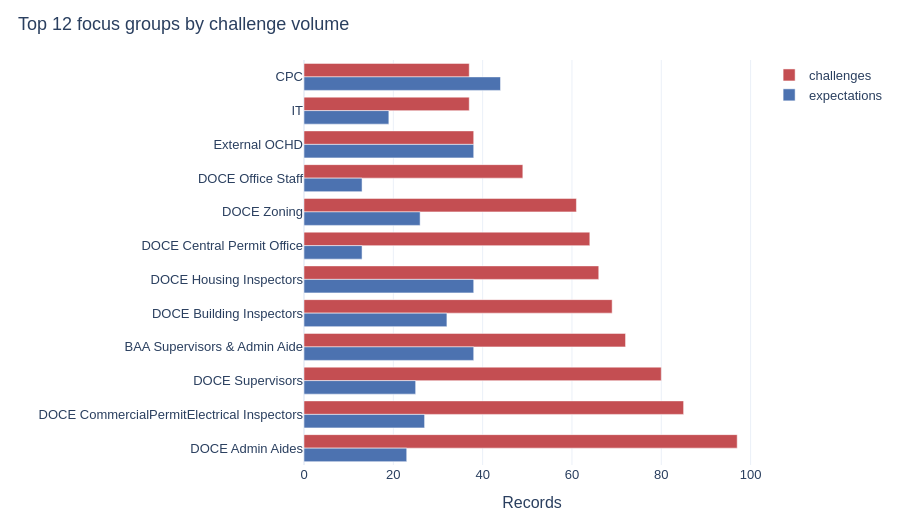

Here is the notebook cell this chart was saved with:
### Code cell
top_n = 12
group_totals = (
    challenges.groupby("focus_group", as_index=False)
    .size()
    .rename(columns={"size": "challenges"})
    .sort_values("challenges", ascending=False)
    .head(top_n)
)
exp_totals = (
    expectations.groupby("focus_group", as_index=False)
    .size()
    .rename(columns={"size": "expectations"})
)
group_cmp = group_totals.merge(exp_totals, on="focus_group", how="left").fillna(0)
group_long = group_cmp.melt(
    id_vars="focus_group",
    value_vars=["challenges", "expectations"],
    var_name="kind",
    value_name="count",
)

fig = px.bar(
    group_long,
    y="focus_group",
    x="count",
    color="kind",
    barmode="group",
    orientation="h",
    title=f"Top {top_n} focus groups by challenge volume",
    color_discrete_map={"challenges": "#C44E52", "expectations": "#4C72B0"},
    category_orders={
        "focus_group": group_totals["focus_group"].tolist(),
        "kind": ["challenges", "expectations"],
    },
)
fig.update_layout(
    xaxis_title="Records",
    yaxis_title="",
    height=520,
    legend_title="",
    yaxis=dict(autorange="reversed"),
)
show(fig, "top_focus_groups")

### Figure 1 — Plotly figure (JSON) as saved in the notebook; plotly's stock layout.template omitted (floating-point values rounded to 4 significant figures)
{"data": [{"alignmentgroup": "True", "hovertemplate": "kind=challenges<br>count=%{x}<br>focus_group=%{y}<extra></extra>", "legendgroup": "challenges", "marker": {"color": "#C44E52", "pattern": {"shape": ""}}, "name": "challenges", "offsetgroup": "challenges", "orientation": "h", "showlegend": true, "textposition": "auto", "type": "bar", "x": [97, 85, 80, 72, 69, 66, 64, 61, 49, 38, 37, 37], "xaxis": "x", "y": ["DOCE Admin Aides", "DOCE CommercialPermitElectrical Inspectors", "DOCE Supervisors", "BAA Supervisors & Admin Aide", "DOCE Building Inspectors", "DOCE Housing Inspectors", "DOCE Central Permit Office", "DOCE Zoning", "DOCE Office Staff", "External OCHD", "IT", "CPC"], "yaxis": "y"}, {"alignmentgroup": "True", "hovertemplate": "kind=expectations<br>count=%{x}<br>focus_group=%{y}<extra></extra>", "legendgroup": "expectations", "marker": {"color": "#4C72B0", "pattern": {"shape": ""}}, "name": "expectations", "offsetgroup": "expectations", "orientation": "h", "showlegend": true, "textposition": "auto", "type": "bar", "x": [23, 27, 25, 38, 32, 38, 13, 26, 13, 38, 19, 44], "xaxis": "x", "y": ["DOCE Admin Aides", "DOCE CommercialPermitElectrical Inspectors", "DOCE Supervisors", "BAA Supervisors & Admin Aide", "DOCE Building Inspectors", "DOCE Housing Inspectors", "DOCE Central Permit Office", "DOCE Zoning", "DOCE Office Staff", "External OCHD", "IT", "CPC"], "yaxis": "y"}], "layout": {"barmode": "group", "font": {"family": "IBM Plex Sans, Helvetica, Arial, sans-serif", "size": 13}, "height": 520, "legend": {"title": {"text": ""}, "tracegroupgap": 0}, "margin": {"b": 40, "l": 40, "r": 30, "t": 60}, "title": {"text": "Top 12 focus groups by challenge volume", "x": 0.02, "xanchor": "left"}, "xaxis": {"anchor": "y", "domain": [0, 1], "title": {"text": "Records"}}, "yaxis": {"anchor": "x", "autorange": "reversed", "categoryarray": ["CPC", "IT", "External OCHD", "DOCE Office Staff", "DOCE Zoning", "DOCE Central Permit Office", "DOCE Housing Inspectors", "DOCE Building Inspectors", "BAA Supervisors & Admin Aide", "DOCE Supervisors", "DOCE CommercialPermitElectrical Inspectors", "DOCE Admin Aides"], "categoryorder": "array", "domain": [0, 1], "title": {"text": ""}}}}
